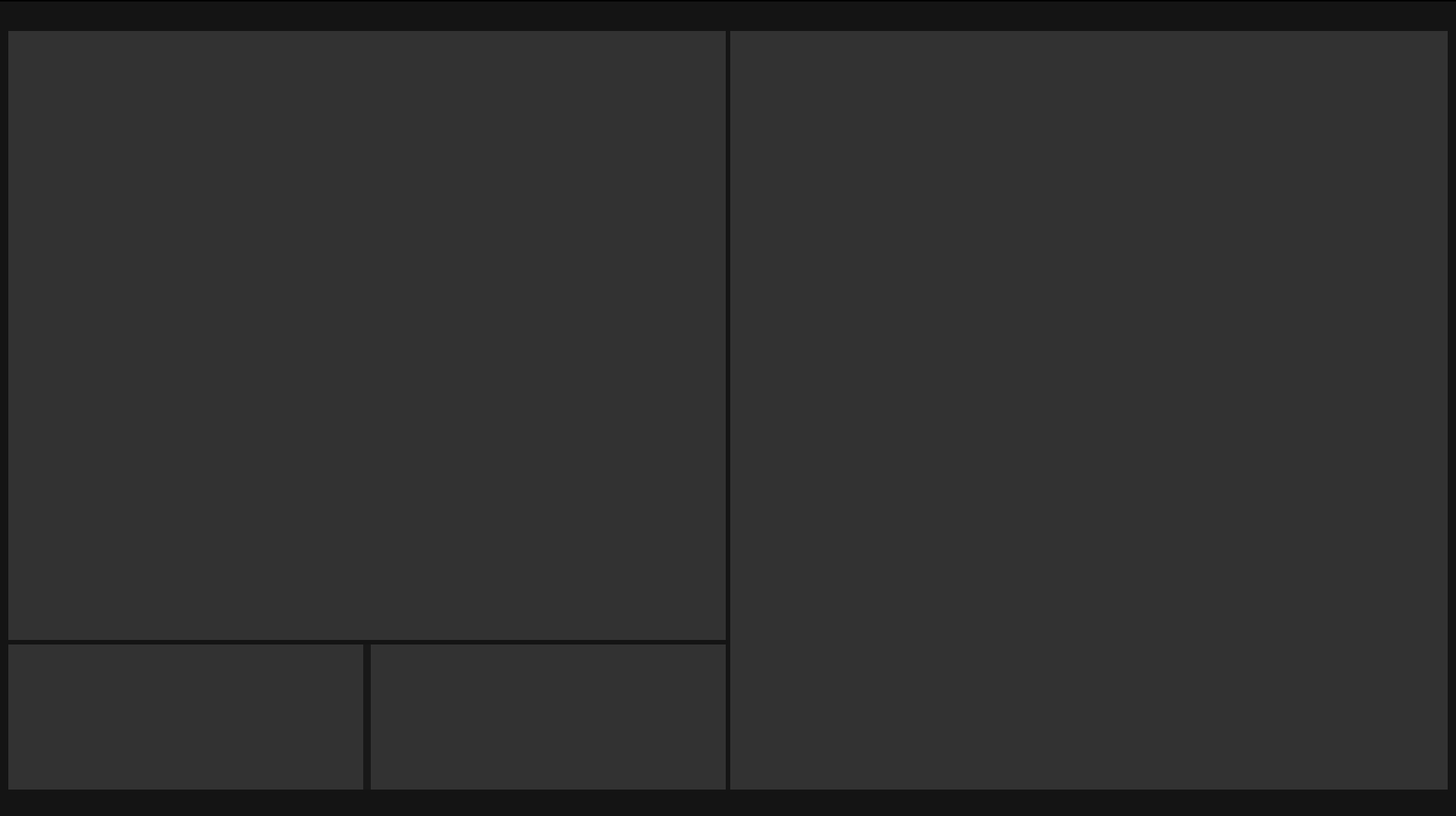
<?xml version="1.0" encoding="UTF-8"?>
<ui version="4.0">
 <class>EditorClass</class>
 <widget class="QMainWindow" name="EditorClass">
  <property name="geometry">
   <rect>
    <x>0</x>
    <y>0</y>
    <width>1928</width>
    <height>1080</height>
   </rect>
  </property>
  <property name="palette">
   <palette>
    <active>
     <colorrole role="WindowText">
      <brush brushstyle="SolidPattern">
       <color alpha="255">
        <red>163</red>
        <green>166</green>
        <blue>166</blue>
       </color>
      </brush>
     </colorrole>
     <colorrole role="Button">
      <brush brushstyle="SolidPattern">
       <color alpha="255">
        <red>20</red>
        <green>20</green>
        <blue>20</blue>
       </color>
      </brush>
     </colorrole>
     <colorrole role="Text">
      <brush brushstyle="SolidPattern">
       <color alpha="255">
        <red>163</red>
        <green>166</green>
        <blue>166</blue>
       </color>
      </brush>
     </colorrole>
     <colorrole role="ButtonText">
      <brush brushstyle="SolidPattern">
       <color alpha="255">
        <red>163</red>
        <green>166</green>
        <blue>166</blue>
       </color>
      </brush>
     </colorrole>
     <colorrole role="Base">
      <brush brushstyle="SolidPattern">
       <color alpha="255">
        <red>20</red>
        <green>20</green>
        <blue>20</blue>
       </color>
      </brush>
     </colorrole>
     <colorrole role="Window">
      <brush brushstyle="SolidPattern">
       <color alpha="255">
        <red>20</red>
        <green>20</green>
        <blue>20</blue>
       </color>
      </brush>
     </colorrole>
     <colorrole role="PlaceholderText">
      <brush brushstyle="NoBrush">
       <color alpha="128">
        <red>163</red>
        <green>166</green>
        <blue>166</blue>
       </color>
      </brush>
     </colorrole>
    </active>
    <inactive>
     <colorrole role="WindowText">
      <brush brushstyle="SolidPattern">
       <color alpha="255">
        <red>163</red>
        <green>166</green>
        <blue>166</blue>
       </color>
      </brush>
     </colorrole>
     <colorrole role="Button">
      <brush brushstyle="SolidPattern">
       <color alpha="255">
        <red>20</red>
        <green>20</green>
        <blue>20</blue>
       </color>
      </brush>
     </colorrole>
     <colorrole role="Text">
      <brush brushstyle="SolidPattern">
       <color alpha="255">
        <red>163</red>
        <green>166</green>
        <blue>166</blue>
       </color>
      </brush>
     </colorrole>
     <colorrole role="ButtonText">
      <brush brushstyle="SolidPattern">
       <color alpha="255">
        <red>163</red>
        <green>166</green>
        <blue>166</blue>
       </color>
      </brush>
     </colorrole>
     <colorrole role="Base">
      <brush brushstyle="SolidPattern">
       <color alpha="255">
        <red>20</red>
        <green>20</green>
        <blue>20</blue>
       </color>
      </brush>
     </colorrole>
     <colorrole role="Window">
      <brush brushstyle="SolidPattern">
       <color alpha="255">
        <red>20</red>
        <green>20</green>
        <blue>20</blue>
       </color>
      </brush>
     </colorrole>
     <colorrole role="PlaceholderText">
      <brush brushstyle="NoBrush">
       <color alpha="128">
        <red>163</red>
        <green>166</green>
        <blue>166</blue>
       </color>
      </brush>
     </colorrole>
    </inactive>
    <disabled>
     <colorrole role="WindowText">
      <brush brushstyle="SolidPattern">
       <color alpha="255">
        <red>163</red>
        <green>166</green>
        <blue>166</blue>
       </color>
      </brush>
     </colorrole>
     <colorrole role="Button">
      <brush brushstyle="SolidPattern">
       <color alpha="255">
        <red>20</red>
        <green>20</green>
        <blue>20</blue>
       </color>
      </brush>
     </colorrole>
     <colorrole role="Text">
      <brush brushstyle="SolidPattern">
       <color alpha="255">
        <red>163</red>
        <green>166</green>
        <blue>166</blue>
       </color>
      </brush>
     </colorrole>
     <colorrole role="ButtonText">
      <brush brushstyle="SolidPattern">
       <color alpha="255">
        <red>163</red>
        <green>166</green>
        <blue>166</blue>
       </color>
      </brush>
     </colorrole>
     <colorrole role="Base">
      <brush brushstyle="SolidPattern">
       <color alpha="255">
        <red>20</red>
        <green>20</green>
        <blue>20</blue>
       </color>
      </brush>
     </colorrole>
     <colorrole role="Window">
      <brush brushstyle="SolidPattern">
       <color alpha="255">
        <red>20</red>
        <green>20</green>
        <blue>20</blue>
       </color>
      </brush>
     </colorrole>
     <colorrole role="PlaceholderText">
      <brush brushstyle="NoBrush">
       <color alpha="128">
        <red>163</red>
        <green>166</green>
        <blue>166</blue>
       </color>
      </brush>
     </colorrole>
    </disabled>
   </palette>
  </property>
  <property name="windowTitle">
   <string>Editor</string>
  </property>
  <property name="styleSheet">
   <string notr="true">*
{
border: none; 
color: #A3A6A6;
font-family: &quot;Dubai&quot;;
font-size: 16px;
titlebar-close-icon: url(Resources/closeButton.png);
titlebar-normal-icon: url(Resources/Capture.png)
}

QMainWindow, QSplitter
{
background-color: #141414; 
}

QDockWidget::title
{
	height: 16px;
	padding: 3px 9px;
}
QDockWidget, QTreeView, QListView
{
background-color: #323232;
}

QSplitter#AssetBrowserSplit::handle
{
background-color: #181818;
padding: 0 3px;
}

QTreeView#DirectoriesTree
{
	margin-right: 0;
}

QListView#ListView
{
	margin-left: 0;
}

QDockWidget QTextEdit
{
	font-size: 14px;
}

QDockWidget::close-button, QDockWidget::float-button
{
	border: 1px transparent;	
	padding: 0px;
}

QMenuBar
{
	background-color: #323232;
	border: 1px solid black;
}

QMenuBar::item
{
padding: 8px;
height: 30px;
}

QMenuBar::item:selected
{
	background-color: rgba(255, 255, 255, 0.1);
}

QMenu:active
{
	padding : 0;
	margin : 0;
}

QMenu::item
{
	margin : 0;
	background-color: #252526;
	padding: 3px 25px;
}

QMenu::item::selected
{
	margin: 0px;
	background-color:  rgba(255, 255, 255, 0.1);
	border-color: darkblue;
}

QMenu::separator
{
	height: 2px;
	background: #323232;
}

QMessageBox#SaveBox
{	
	min-width: 1000px;
	background-color:#141414;
}

QMessageBox#SaveBox QPushButton
{
	padding: 0 12px 0px 12px;
	margin: 0 6px;
	background-color:  #282828;
}

QMessageBox#SaveBox QPushButton::hover
{
	background-color : rgba(255,255,255, 0.1);
	border-color: darkblue
}

</string>
  </property>
  <widget class="QWidget" name="centralWidget">
   <layout class="QGridLayout" name="gridLayout">
    <item row="3" column="0">
     <widget class="QSplitter" name="AssetBrowserSplit">
      <property name="orientation">
       <enum>Qt::Horizontal</enum>
      </property>
      <widget class="QTreeView" name="DirectoriesTree"/>
      <widget class="QListView" name="listView"/>
     </widget>
    </item>
    <item row="2" column="0">
     <widget class="QTreeView" name="Hierarchy"/>
    </item>
    <item row="1" column="0">
     <widget class="QSplitter" name="splitter">
      <property name="orientation">
       <enum>Qt::Horizontal</enum>
      </property>
      <widget class="QFrame" name="frame">
       <property name="frameShape">
        <enum>QFrame::StyledPanel</enum>
       </property>
       <property name="frameShadow">
        <enum>QFrame::Raised</enum>
       </property>
       <layout class="QHBoxLayout" name="horizontalLayout">
        <item>
         <widget class="QSplitter" name="MainFrameSplitter">
          <property name="orientation">
           <enum>Qt::Vertical</enum>
          </property>
         </widget>
        </item>
       </layout>
      </widget>
     </widget>
    </item>
    <item row="2" column="1" rowspan="2">
     <widget class="QTreeWidget" name="Inspector">
      <property name="rootIsDecorated">
       <bool>false</bool>
      </property>
      <attribute name="headerVisible">
       <bool>false</bool>
      </attribute>
      <column>
       <property name="text">
        <string notr="true">1</string>
       </property>
      </column>
     </widget>
    </item>
   </layout>
  </widget>
  <widget class="QStatusBar" name="statusBar"/>
  <widget class="QMenuBar" name="menuBar">
   <property name="geometry">
    <rect>
     <x>0</x>
     <y>0</y>
     <width>1928</width>
     <height>46</height>
    </rect>
   </property>
  </widget>
 </widget>
 <layoutdefault spacing="6" margin="11"/>
 <resources>
  <include location="../Editor.qrc"/>
 </resources>
 <connections/>
</ui>
